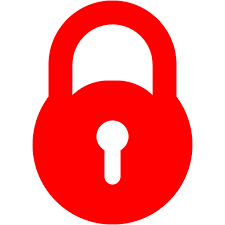
#> input picture images.jpg, 225 x 225 px, given in place of loginicon.jpg, which was not available
$ python -i 'login (2).py'   (imports and definitions only)
#> lines starting #> are read from the running program, lines starting #| are printed output that depends on the picture; pictures that were not available may be replaced by others from this repository, and a replacement may not be noted
### hospital.py
from tkinter import *
from tkinter import ttk
from tkinter import messagebox

import random
import time
import datetime
import mysql.connector


def Hospital():

    # [252 lines left out: functions get_time, srch, paid, exits, deleterec, pescdata and 3 more, not called in this run]


    root=Toplevel()
    root.title("Hospital Management System")
    root.geometry("1920x800+0+0")
    root.state('zoomed')
    root.resizable(0,0)

    s=ttk.Style()
    s.theme_use('clam')
    s.configure('Treeview')


    Label(root,text="HOSPITAL MANAGEMENT SYSTEM",font=("times new roman",40,'bold'),bd=20,relief=RIDGE,fg='red',bg="white").pack(side=TOP,fill=X)

    dframe=Frame(root,bd=20,relief=RIDGE)
    dframe.place(x=0,y=110,width=1365,height=400)

    dframeleft=LabelFrame(dframe,bd=10,padx=20,bg='light grey',relief=RIDGE,font=("arial",12,'bold'),text="Paitent Information")
    dframeleft.place(x=0,y=5,width=920,height=350)

    dframeright=LabelFrame(dframe,bd=10,bg='light grey',padx=20,relief=RIDGE,font=("arial",12,'bold'),text="Pescription")
    dframeright.place(x=930,y=5,width=390,height=290)

    #=========Time Frame===========
    tframe=LabelFrame(dframe,bd=10,bg='light grey',padx=20,relief=RIDGE,font=("arial",12,'bold'))
    tframe.place(x=930,y=295,width=390,height=65)

    clock=Label(tframe,font=("Calibri",20),bg='light grey',fg='black')
    clock.pack()

    get_time()

    #===========Button================
    bframe=Frame(root,bd=20,relief=RIDGE)
    bframe.place(x=0,y=510,width=940,height=70)

    #============Treeview frame============

    treeframe=Frame(root,bd=20,relief=RIDGE)
    treeframe.place(x=0,y=590,width=1365,height=150)

    #==============Search Frame==============
    sframe=Frame(root,bd=20,relief=RIDGE)
    sframe.place(x=941,y=510,width=425,height=70)

    selectinp=StringVar()

    comsrch=ttk.Combobox(sframe,font=("calibri",10),state="readonly",width=18,textvariable=selectinp)
    comsrch['values']=("CONTACTNO","REFERENCENO","PAITENTID")
    comsrch.place(x=2,y=5)
    comsrch.current(0)

    srchop=StringVar()

    entbox=Entry(sframe,width=29,bg='light grey',textvariable=srchop)
    entbox.place(x=160,y=5)

    b1=Button(sframe,text="Search",borderwidth=0,command=srch)
    b1.place(x=350,y=2)
    #===============Variable declaration===================

    #cols=['Paitent ID','Paitent Name','Paitent Issue','Paitent City','Paitent Fee','Paitent Gender','Paitent DOB','Paitent Age','Admitted Date'
    #     ,'Father Name','Blood Group','Contact no','Aadhar No','Next Visit','PostCode','Blood Pressure','Room No','Discharge Date','Email']
    #bsrch=Button(bframe,text="Search",width=24,padx=2,pady=6)
    #bsrch.grid(row=0,column=5)

    global paitentid
    global paitentname
    global paitentissue
    global paitentcity
    global paitentfee
    global paitentgender
    global paitentdob
    global paitentage
    global admitteddate
    global fathername
    global bloodgroup
    global contactno
    global aadharno
    global nextvisit
    global postcode
    global bloodpressure
    global roomno
    global dischargedate
    global referenceno
    global email

    paitentid=StringVar()
    paitentname=StringVar()
    paitentissue=StringVar()
    paitentcity=StringVar()
    paitentfee=StringVar()
    paitentgender=StringVar()
    paitentdob=StringVar()
    paitentage=StringVar()
    admitteddate=StringVar()
    fathername=StringVar()
    bloodgroup=StringVar()
    contactno=StringVar()
    aadharno=StringVar()
    nextvisit=StringVar()
    postcode=StringVar()
    bloodpressure=StringVar()
    roomno=StringVar()
    dischargedate=StringVar()
    referenceno=StringVar()
    email=StringVar()

    #===============Enter Label===============

    pid=Label(dframe,bg='light grey',text="Paitent ID",font=("calibri",10,))
    pid.grid(row=0,column=0,padx=20,pady=25)

    epid=ttk.Entry(dframe,font=("calibri",10,),textvariable=paitentid)
    epid.grid(row=0,column=1)

    pname=Label(dframe,bg='light grey',text="Paitent Name",font=("calibri",10))
    pname.grid(row=0,column=2,padx=20)

    epname=ttk.Entry(dframe,font=("calibri",10),textvariable=paitentname)
    epname.grid(row=0,column=3)

    pissue=Label(dframe,bg='light grey',text="Paitent Issue",font=("calibri",10))
    pissue.grid(row=0,column=4,padx=20)

    epissue=ttk.Entry(dframe,font=("calibri",10),textvariable=paitentissue)
    epissue.grid(row=0,column=5)

    pcity=Label(dframe,bg='light grey',text="Paitent City",font=("calibri",10))
    pcity.grid(row=1,column=0)

    epcity=ttk.Entry(dframe,font=("calibri",10),textvariable=paitentcity)
    epcity.grid(row=1,column=1)

    pfee=Label(dframe,bg='light grey',text="Paitent Fee",font=("calibri",10))
    pfee.grid(row=1,column=2)

    epfee=ttk.Entry(dframe,font=("calibri",10),textvariable=paitentfee)
    epfee.grid(row=1,column=3)

    pgen=Label(dframe,bg='light grey',text="Paitent Gender",font=("calibri",10))
    pgen.grid(row=1,column=4)

    comgen=ttk.Combobox(dframe,font=("calibri",10),state="readonly",width=18,textvariable=paitentgender)
    comgen['values']=("Select","Male","Female")
    comgen.grid(row=1,column=5)
    comgen.current(0)

    pdob=Label(dframe,bg='light grey',text="Paitent DOB",font=("calibri",10))
    pdob.grid(row=2,column=0)

    epdob=ttk.Entry(dframe,font=("calibri",10),textvariable=paitentdob)
    epdob.grid(row=2,column=1,padx=20,pady=25)

    page=Label(dframe,bg='light grey',text="Paitent Age",font=("calibri",10))
    page.grid(row=2,column=2)

    epage=ttk.Entry(dframe,font=("calibri",10),textvariable=paitentage)
    epage.grid(row=2,column=3)


    pdoa=Label(dframe,bg='light grey',text="Admitted Date",font=("calibri",10))
    pdoa.grid(row=2,column=4)

    epdoa=ttk.Entry(dframe,font=("calibri",10),textvariable=admitteddate)
    epdoa.grid(row=2,column=5)


    FHname=Label(dframe,bg='light grey',text="Father Name",font=("calibri",10))
    FHname.grid(row=3,column=0)

    eFHname=ttk.Entry(dframe,font=("calibri",10),textvariable=fathername)
    eFHname.grid(row=3,column=1)


    bgro=Label(dframe,bg='light grey',text="Blood Group",font=("calibri",10))
    bgro.grid(row=3,column=2)

    ebgro=ttk.Entry(dframe,font=("calibri",10),textvariable=bloodgroup)
    ebgro.grid(row=3,column=3)


    pcno=Label(dframe,bg='light grey',text="Contact no",font=("calibri",10))
    pcno.grid(row=3,column=4)

    epcno=ttk.Entry(dframe,font=("calibri",10),textvariable=contactno)
    epcno.grid(row=3,column=5)


    aano=Label(dframe,bg='light grey',text="Aadhar No",font=("calibri",10))
    aano.grid(row=4,column=0,padx=20,pady=25)

    eaano=ttk.Entry(dframe,font=("calibri",10),textvariable=aadharno)
    eaano.grid(row=4,column=1)


    nvis=Label(dframe,bg='light grey',text="Next Visit",font=("calibri",10))
    nvis.grid(row=4,column=2,padx=20,pady=25)

    envis=ttk.Entry(dframe,font=("calibri",10),textvariable=nextvisit)
    envis.grid(row=4,column=3)


    post=Label(dframe,bg='light grey',text="PostCode",font=("calibri",10))
    post.grid(row=4,column=4,padx=20,pady=25)

    epost=ttk.Entry(dframe,font=("calibri",10),textvariable=postcode)
    epost.grid(row=4,column=5)

    bpre=Label(dframe,bg='light grey',text="Blood Pressure",font=("calibri",10))
    bpre.grid(row=5,column=0,padx=10)

    ebpre=ttk.Entry(dframe,font=("calibri",10),textvariable=bloodpressure)
    ebpre.grid(row=5,column=1)

    tname=Label(dframe,bg='light grey',text="Tablet Name",font=("calibri",10))
    tname.grid(row=5,column=2,padx=10)

    eroomno=ttk.Entry(dframe,font=("calibri",10),textvariable=roomno)
    eroomno.grid(row=5,column=3)

    dod=Label(dframe,bg='light grey',text="Discharge Date",font=("calibri",10))
    dod.grid(row=5,column=4)

    edod=ttk.Entry(dframe,font=("calibri",10),textvariable=dischargedate)
    edod.grid(row=5,column=5)

    refno=Label(dframe,bg='light grey',text="Reference No",font=("calibri",10))
    refno.grid(row=6,column=0)

    erefno=ttk.Entry(dframe,font=("calibri",10),textvariable=referenceno)
    erefno.grid(row=6,column=1)


    lemail=Label(dframe,bg='light grey',text="Email",font=("calibri",10))
    lemail.grid(row=6,column=2)

    eemail=ttk.Entry(dframe,font=("calibri",10),width=66,textvariable=email)
    eemail.grid(row=6,column=3,columnspan=3,padx=20,pady=25)

    #=======Description=========
    txtpesc=Text(dframeright,font=("calibri",11),width=70,height=20,padx=2,pady=6)

    v1bar=ttk.Scrollbar(dframeright,orient=VERTICAL,command=txtpesc.yview)
    h1bar=ttk.Scrollbar(dframeright,orient=HORIZONTAL,command=txtpesc.xview)

    txtpesc.configure(yscroll=v1bar.set,xscroll=h1bar.set)


    v1bar.pack(side=LEFT,fill=Y)
    h1bar.pack(side=BOTTOM,fill=X)

    txtpesc.pack()

    #===========Button==============
    bpescd=Button(bframe,text="Insert Data",width=20,command=pescdata,padx=2,pady=6)
    bpescd.grid(row=0,column=1)

    bupd=Button(bframe,text="Update",width=20,command=update,padx=2,pady=6)
    bupd.grid(row=0,column=2)

    bdel=Button(bframe,text="Delete",width=20,command=deleterec,padx=2,pady=6)
    bdel.grid(row=0,column=3)

    bcle=Button(bframe,text="Exit",command=exits,width=20,padx=2,pady=6)
    bcle.grid(row=0,column=6)

    bnor=Button(bframe,text="Show records",command=display,width=20,padx=2,pady=6)
    bnor.grid(row=0,column=5)


    bexit=Button(bframe,text="Id",width=20,command=paid,padx=2,pady=6)
    bexit.grid(row=0,column=4)


    #===========Scroll Bar==============

    cols=['Paitent ID','Paitent Name','Paitent Issue','Paitent City','Paitent Fee',
           'Paitent Gender','Paitent DOB','Paitent Age','Admitted Date'
          ,'Father Name','Blood Group','Contact no','Aadhar No','Next Visit','PostCode',
          'Blood Pressure','Room No','Discharge Date','Reference No',
          'Email']


    lbox=ttk.Treeview(treeframe,columns=cols,height=5,selectmode='browse')


    vbar=ttk.Scrollbar(treeframe,orient=VERTICAL,command=lbox.yview)
    hbar=ttk.Scrollbar(treeframe,orient=HORIZONTAL,command=lbox.xview)


    lbox.configure(yscroll=vbar.set,xscroll=hbar.set)


    vbar.pack(side=LEFT,fill=Y)
    hbar.pack(side=BOTTOM,fill=X)


    lbox.heading('Paitent ID',text='Paitent ID')
    lbox.heading('Paitent Name',text='Paitent Name')
    lbox.heading('Paitent Issue',text='Paitent Issue')
    lbox.heading('Paitent City',text='Paitent City')
    lbox.heading('Paitent Fee',text='Paitent Fee')
    lbox.heading('Paitent Gender',text='Paitent Gender')
    lbox.heading('Paitent DOB',text='Paitent DOB')
    lbox.heading('Paitent Age',text='Paitent Age')
    lbox.heading('Admitted Date',text='Admitted Date')
    lbox.heading('Father Name',text='Father Name')
    lbox.heading('Blood Group',text='Blood Group')
    lbox.heading('Contact no',text='Contact no')
    lbox.heading('Aadhar No',text='Aadhar No')
    lbox.heading('Next Visit',text='Next Visit')
    lbox.heading('PostCode',text='PostCode')
    lbox.heading('Blood Pressure',text='Blood Pressure')
    lbox.heading('Room No',text='Room No')
    lbox.heading('Discharge Date',text='Discharge Date')
    lbox.heading('Reference No',text='Reference No')
    lbox.heading('Email',text='Email')


    lbox['show']='headings'


    lbox.column('Email',width=300)

    lbox.pack(fill=BOTH,expand=1)
    display()

    lbox.bind('<Double-Button-1>',GetValue)

    root.mainloop()

Hospital()

### login (2).py
from tkinter import *
from tkinter import ttk
import mysql.connector
from tkinter import messagebox
from PIL import Image,ImageTk

import random
import time
import datetime

import hospital
import register
import forget_pwd
# [1 line that did not run here, left out]
# [1 line that did not run here, left out]
# [6 lines not run here, left out]

# [33 lines left out: function login, not called in this run]


def Login():
    # [52 lines left out: functions login, regis, shpwd, not called in this run]

    global emst
    global pwdst
    root=Tk()
    root.title("Login")
    root.geometry("400x608+400+100")
    root.resizable(0, 0)

    img2=Image.open("E:\Sample Pictures\loginicon.jpg")
#> img2 is the input picture: PIL image 225x225 P; mean R, G, B 255, 142.4, 142.4
    img2=img2.resize((130,130))
#> img2: PIL image 130x130 P
    bg=ImageTk.PhotoImage(img2)
    lblimg2=Label(image=bg,borderwidth=0)


    lblimg2.place(x=140,y=10)

    Label(root,text='Login Here',font=('Impact',38,'bold'),fg='red').place(x=90,y=120)


    img2=Image.open("E:\Sample Pictures\loginicon.jpg")
    img2=img2.resize((25,25))
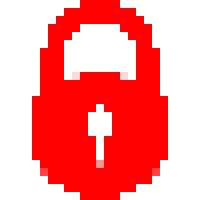
#> img2: PIL image 25x25 P (shown 8 times larger); mean R, G, B 255, 140.3, 140.3
    photoimage2=ImageTk.PhotoImage(img2)
    lblimg2=Label(image=photoimage2,bg='white',borderwidth=0)
    lblimg2.place(x=30,y=220,width=45,height=25)

    Label(root,text='E-Mail',font=('Times New Roman',13)).place(x=70,y=220)


    img3=Image.open("E:\Sample Pictures\images.jpg")
    img3=img3.resize((25,20))
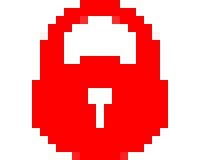
#> img3: PIL image 25x20 P (shown 8 times larger); mean R, G, B 255, 141, 141
    photoimage3=ImageTk.PhotoImage(img3)
    lblimg3=Label(image=photoimage3,bg='white',borderwidth=0)
    lblimg3.place(x=30,y=300,width=45,height=25)

    Label(root,text='Password',font=('Times New Roman',13)).place(x=70,y=300)

    emst=StringVar()
    pwdst=StringVar()
    chbbtn=IntVar()


    em=Entry(root,textvariable=emst,font=('times new roman',15),bg='light grey')
    em.place(x=50,y=250,width=300)

    pwd=Entry(root,textvariable=pwdst,show='*',font=('times new roman',15),bg='light grey')
    pwd.place(x=50,y=330,width=300)

    chb1=Checkbutton(root,text='Show password',variable=chbbtn,onvalue=1,offvalue=0,command=shpwd)
    chb1.place(x=50,y=380)


    b1=Button(root,text='Login',borderwidth=0,command=login,bg='red',fg='white',activeforeground='white',activebackground='red',font=('Times New Roman',15,'bold'))
    b1.place(x=130,y=420,height=40,width=140)

    Label(root,text="Enter the password to register",font=('times new roman',9)).place(x=40,y=520)

    global evr
    evr=StringVar()
    e=Entry(root,show='*',bg='Light grey',textvariable=evr)
    e.place(x=50,y=500)

    b2=Button(root,text='Register Here',command=regis,bg='white',activebackground='white')
    b2.place(x=220,y=500)

    b3=Button(root,text='Forget Password',command=forget_pwd.forget,bg='white',activebackground='white')
    b3.place(x=220,y=380)


    root.config(bg='white')
    root.mainloop()


# [1 line not run here, left out]

>>> result = Login()

$ run again, on user.jpg
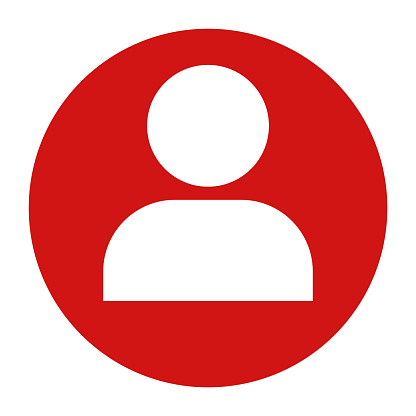
#> input picture user.jpg, 416 x 416 px, given in place of loginicon.jpg, which was not available
#> in Login, img2 is the input picture: PIL image 416x416 RGB; mean R, G, B 236.2, 159.6, 159.2
#> in Login, `img2=img2.resize((130,130))`:
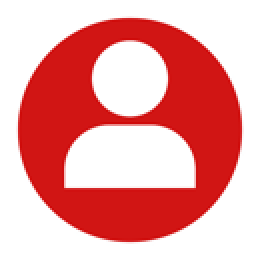
#> img2: PIL image 130x130 RGB (shown 2 times larger); mean R, G, B 236.2, 159.4, 159
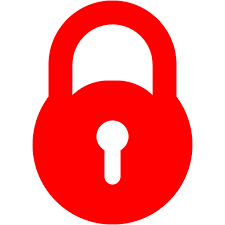
#> input picture images.jpg, 225 x 225 px, found by its file name
#> in Login, img3 is the input picture: PIL image 225x225 P; mean R, G, B 255, 142.4, 142.4
#> img3: PIL image 25x20 P
